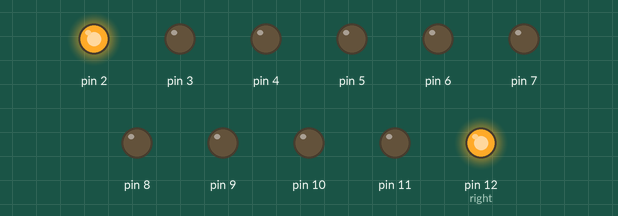
A sketch run on a simulated Arduino Uno, built with avr-gcc and run on an emulated ATmega328P. On the bench: output pins drawn as LEDs (lit = HIGH).

Above: at 0.2 s.
At 1.2 s:
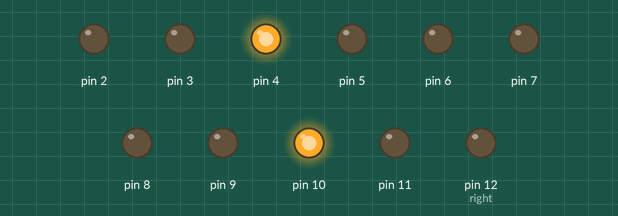
At 1.7 s:
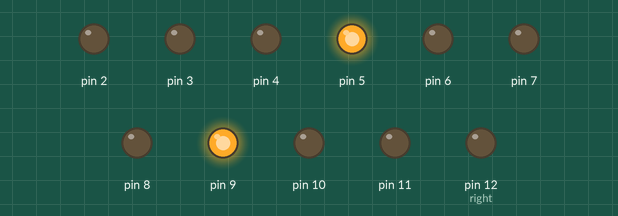
At 2.2 s:
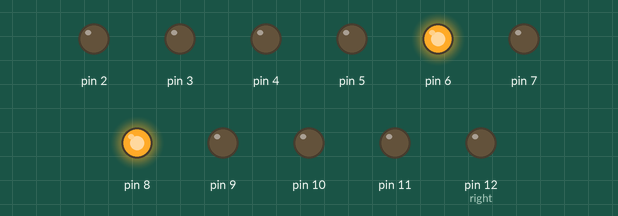
At 3.7 s:
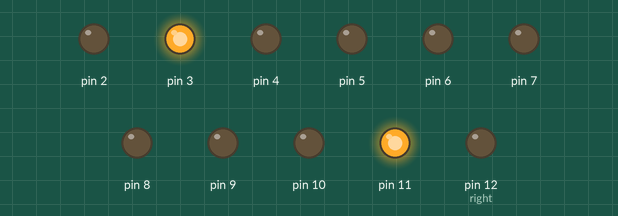
At 5.7 s:
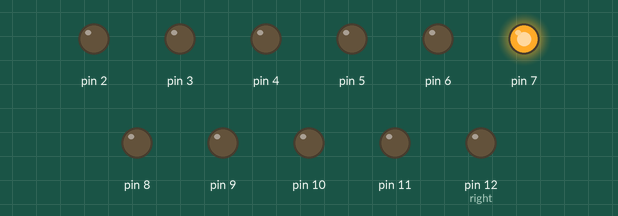
Timing chart, 0 to 6.9 s (numbered marks = the images above):
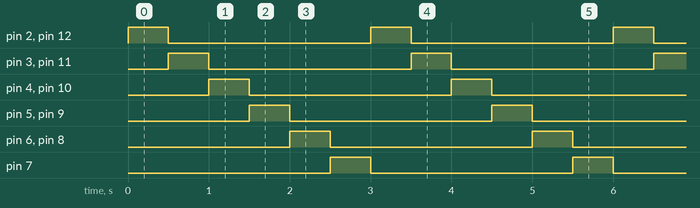

The sketch:

lab_exercise_1_21.ino
```cpp
// C++ code
//


void setup() {

  for (int i = 2; i <= 12; i++) {
    pinMode(i, OUTPUT);
  }
}

void loop() {

  for (int left  = 2, right = 12; left <=7; left++, right--){

    digitalWrite(left, HIGH);
    digitalWrite(right, HIGH);

    delay(500);

    digitalWrite(left, LOW);
    digitalWrite(right, LOW);
  }
}
```

Measured:
- by itself, pin 2–11, pin 12 (right): alternates HIGH for 0.50 s and LOW for 2.5 s
- by itself, everything shown: repeats every 3.0 s, in 7 steps
